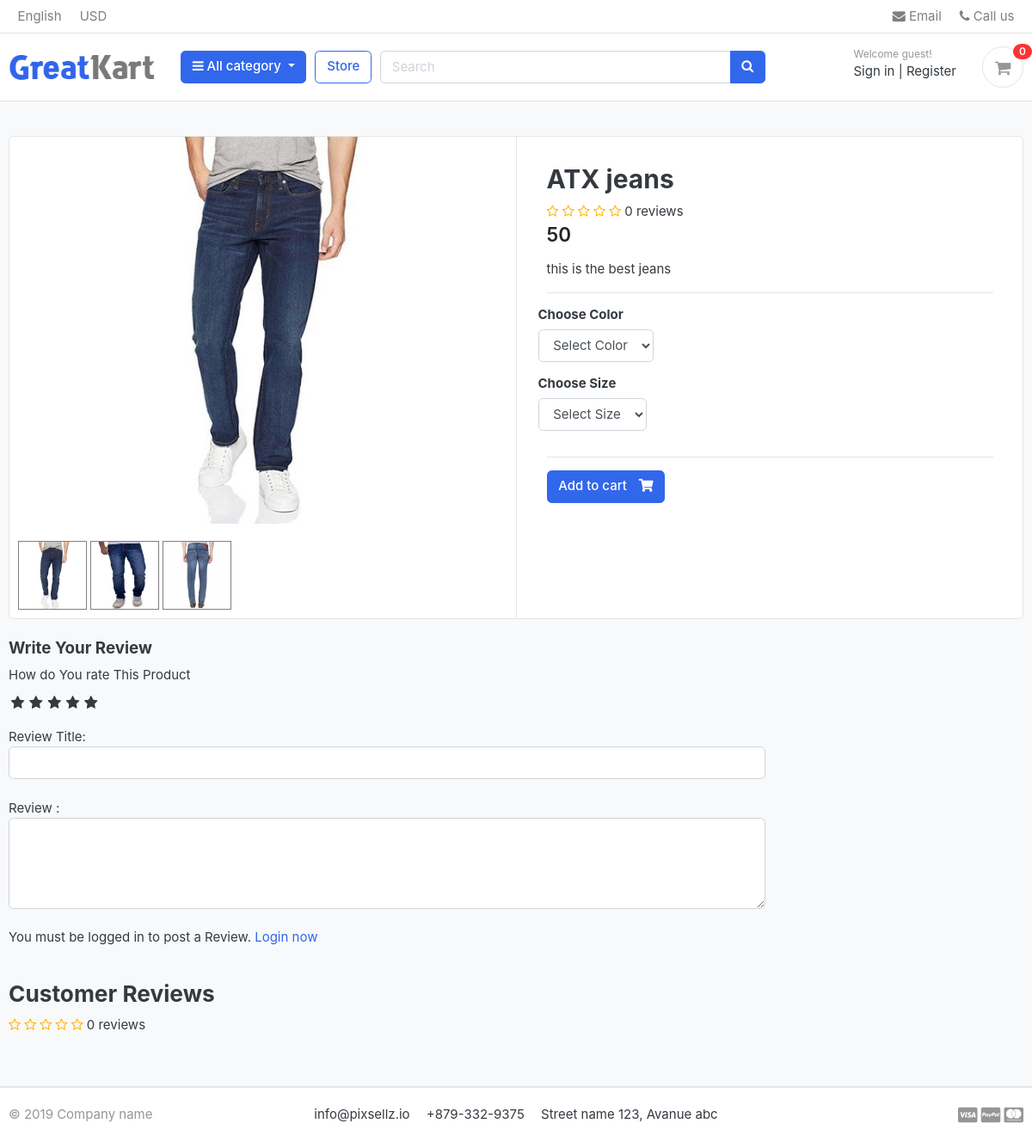
/store/category/jeans/atx-jeans/, run on the app's committed database.
### store/models.py (models this page shows, shortened)
class Product(models.Model):
    product_name = models.CharField(max_length=200,unique=True)
    slug = models.SlugField(max_length=200,unique=True)
    description = models.TextField(max_length=500,blank=True)
    price = models.IntegerField()
    images = models.ImageField(upload_to='photos/product')
    stock = models.IntegerField()
    is_available = models.BooleanField(default = True)
    category = models.ForeignKey(category,on_delete=models.CASCADE)
    created_date = models.DateTimeField(auto_now_add=True)
    modified_date = models.DateTimeField(auto_now = True)
    def averageReview(self):
        reviews = ReviewRating.objects.filter(product=self,status=True).aggregate(average=Avg('rating'))
        avg=0
        if reviews['average'] is not None:
            avg = float(reviews['average'])
        return avg
    def countReview(self):
        reviews = ReviewRating.objects.filter(product=self,status=True).aggregate(count=Count('id'))
        count=0
        if reviews['count'] is not None:
            count=int(reviews['count'])
        return count

class ProductGallery(models.Model):
    product = models.ForeignKey(Product,default = None , on_delete=models.CASCADE)
    image = models.ImageField(upload_to='store/products',max_length=255)
    class Meta:
        verbose_name = 'productgallery'
        verbose_name_plural = 'product gallery'

### store/views.py (the view)
# urls.py: path('category/<slug:category_slug>/<slug:product_slug>/',views.product_detail,name='product_detail'),
def product_detail(request,category_slug,product_slug):
    try:
        single_product = Product.objects.get(category__slug=category_slug,slug=product_slug)
        in_cart = CartItem.objects.filter(cart__cart_id = _cart_id(request),product=single_product).exists()
    except Exception as e:
        raise e
    if request.user.is_authenticated:
        try:
            orderproduct = OrderProduct.objects.filter(user=request.user,product_id=single_product.id).exists()
        except OrderProduct.DoesNotExist:
            orderproduct = None
    else:
        orderproduct = None
    reviews = ReviewRating.objects.filter(product_id=single_product.id,status=True)
    product_gallery = ProductGallery.objects.filter(product_id = single_product.id)
    context = {
        'single_product':single_product,
        'in_cart':in_cart,
        'orderproduct' : orderproduct,
        'reviews': reviews,
        'product_gallery': product_gallery,
    }
    return render(request,'store/product_detail.html',context)

### carts/context_processors.py (called while the page is built)
def counter(request):
    cart_count = 0
    if 'admin' in request.path:
        return {}
    else:
        try:
            cart = Cart.objects.filter(cart_id=_cart_id(request))
            if request.user.is_authenticated:
                cart_items = CartItem.objects.all().filter(user=request.user)
            else:
                cart_items = CartItem.objects.all().filter(cart=cart[:1])
            for i in cart_items:
                cart_count += i.quantity
        except Cart.DoesNotExist:
            cart_count = 0
    return dict(cart_count=cart_count)

### carts/views.py (called while the page is built)
def _cart_id(request):
    cart = request.session.session_key
    if not cart:
        cart = request.session.create()
    return cart

### category/context_processors.py (called while the page is built)
def menu_links(request):
    links = category.objects.all()
    return dict(links=links)

### category/models.py (called while the page is built)
    def get_url(self):
        return reverse('products_buy_category',args=[self.slug])

### store/models.py (called while the page is built)
    def colors(self):
        return super(VariationManager,self).filter(variation_category='color',is_active=True)

    def sizes(self):
        return super(VariationManager,self).filter(variation_category='size',is_active=True)

### templates/store/product_detail.html (shortened to what this page needs)
{% extends 'base.html' %}
{% load static %}
{% block content %}
<section class="section-content padding-y bg">
    <div class="container">
    <div class="card">
        <div class="row no-gutters">
            <aside class="col-md-6">
    <article class="gallery-wrap">
        <div class="img-big-wrap mainImage">
           <center><img src="{{single_product.images.url}}"></center>
        </div>
    </article>
    <ul class="thumb">
    <li>
        <a href="{{single_product.images.url}}" target="mainImage"><img src="{{single_product.images.url}}" alt="Product Image"></a>
        {% for i in product_gallery %}
        <a href="{{i.image.url}}" target="mainImage"><img src="{{i.image.url}}" alt="Product Image"></a>
        {% endfor %}
    </li>
    </ul>
            </aside>
            <main class="col-md-6 border-left">
    <form action ="{% url 'add_cart' single_product.id %}" method="POST">
        <article class="content-body">
        <h2 class="title">{{single_product.product_name}}</h2>
        <div class='rating-star'>
            <span>
                <i class="fa fa-star{% if single_product.averageReview < 0.5 %}-o{% elif single_product.averageReview >= 0.5 and single_product.averageReview < 1 %}-half-o {% endif %}" aria-hidden="true"></i>
                <i class="fa fa-star{% if single_product.averageReview < 1.5 %}-o{% elif single_product.averageReview >= 1.5 and single_product.averageReview < 2 %}-half-o {% endif %}" aria-hidden="true"></i>
                <i class="fa fa-star{% if single_product.averageReview < 2.5 %}-o{% elif single_product.averageReview >= 2.5 and single_product.averageReview < 3 %}-half-o {% endif %}" aria-hidden="true"></i>
                <i class="fa fa-star{% if single_product.averageReview < 3.5 %}-o{% elif single_product.averageReview >= 3.5 and single_product.averageReview < 4 %}-half-o {% endif %}" aria-hidden="true"></i>
                <i class="fa fa-star{% if single_product.averageReview < 4.5 %}-o{% elif single_product.averageReview >= 4.5 and single_product.averageReview < 5 %}-half-o {% endif %}" aria-hidden="true"></i>
            </span>
            <span>{{single_product.countReview}} reviews</span>
        </div>
        <div class="mb-3">
            <var class="price h4">{{single_product.price}}</var>
        </div>
        <p>{{single_product.description}}</p>
        <hr>
            <div class="row">
                <div class="item-option-select">
                    <h6>Choose Color</h6>
                    <select name="color" class="form-control">
                        <option value = "" disabled selected class="form-control">Select Color</option>
                    </select>
                </div>
            </div>
            <div class="row">
                <div class="item-option-select">
                    <h6>Choose Size</h6>
                    <select name="size" class="form-control">
                        <option value = "" disabled selected class="form-control">Select Size</option>
                    </select>
                </div>
            </div>
            <hr>
            {% if single_product.stock <= 0 %}
              <h5 class="text-danger">Out Of Stock</h5>
            {%else%}
                <button type = submit class="btn  btn-primary"> <span class="text">Add to cart</span> <i class="fas fa-shopping-cart"></i>  </button>
            {%endif%}
          </article>
        </form>
            </main>
        </div>
    </div>
    <br>
    <div class="row">
                <div class="col-md-9">
        <form action = "{% url 'submit_review' single_product.id %}" method ='POST'>
            <h5> Write Your Review </h5>
            <div>
                <label> How do You rate This Product </label>
                <br>
                <div class="rate">
                    <input type="radio" name= "rating" id ="rating10" value="5" required /><label for="rating10" title="5"></label>
                    <input type="radio" name= "rating" id ="rating8" value="4" required /><label for="rating8" title="4"></label>
                    <input type="radio" name= "rating" id ="rating6" value="3" required /><label for="rating6" title="3"></label>
                    <input type="radio" name= "rating" id ="rating4" value="2" required /><label for="rating4" title="2"></label>
                    <input type="radio" name= "rating" id ="rating2" value="1" required /><label for="rating2" title="1"></label>
                </div>
<br>
            Review Title:
            <input type = "text" class="form-control" name = "subject">
            <br>
            Review :
                <textarea name="review" rows="4" class="form-control"></textarea>
                <br>
                {% if user.is_authenticated %}
                    {% if orderproduct %}
                        <input type="submit" value="Submit Review" class="btn btn-primary">
                    {% else %}
                        <p>You must purchase this product to post a review.</p>
                    {% endif %}
                {% else %}
                <p> You must be logged in to post a Review. <span><a href = "{% url 'login' %}">Login now</a></span></p>
                {% endif %}
            </div>
        </form>
    <br>
    <header class ="section-heading">
        <h3>Customer Reviews </h3>
        <div class='rating-star'>
            <span>
                <i class="fa fa-star{% if single_product.averageReview < 0.5 %}-o{% elif single_product.averageReview >= 0.5 and single_product.averageReview < 1 %}-half-o {% endif %}" aria-hidden="true"></i>
                <i class="fa fa-star{% if single_product.averageReview < 1.5 %}-o{% elif single_product.averageReview >= 1.5 and single_product.averageReview < 2 %}-half-o {% endif %}" aria-hidden="true"></i>
                <i class="fa fa-star{% if single_product.averageReview < 2.5 %}-o{% elif single_product.averageReview >= 2.5 and single_product.averageReview < 3 %}-half-o {% endif %}" aria-hidden="true"></i>
                <i class="fa fa-star{% if single_product.averageReview < 3.5 %}-o{% elif single_product.averageReview >= 3.5 and single_product.averageReview < 4 %}-half-o {% endif %}" aria-hidden="true"></i>
                <i class="fa fa-star{% if single_product.averageReview < 4.5 %}-o{% elif single_product.averageReview >= 4.5 and single_product.averageReview < 5 %}-half-o {% endif %}" aria-hidden="true"></i>
                <span>{{single_product.countReview}} reviews</span>
            </span>
        </div>
    </header>
        </div>
    </div>
    </div>
    </section>
{%endblock%}

### static/css/ui.css (style rules this page uses)
html { font-family: "Inter", sans-serif; font-size: 15px; }
.content-body { flex: 1 1 auto; padding: 2rem 2.3rem; }
.padding-y { padding-top: 40px; padding-bottom: 40px; }
var { font-style: normal; }
article:after, .form-group:after { display: block; clear: both; content: ""; }
.bg { background-color: #f8f9fa; }
.section-heading { margin-bottom: 20px; margin-top: 15px; }
p:last-child { margin-bottom: 0; }
.btn .text + i { margin-left: 10px; }
.price { font-weight: 600; color: #212529; }
.gallery-wrap .img-big-wrap { margin-bottom: 10px; border-radius: 0.37rem; overflow: hidden; background-color: #fff; }
.gallery-wrap .img-big-wrap img { height: 450px; width: auto; display: inline-block; }
.item-option-select { margin-bottom: 1rem; display: inline-block; margin-right: 15px; }

### static/css/custom.css (style rules this page uses)
.rate { display : inline-block; border : 0; }
.rate > label { float:right; }
.rate > label:before { display:inline-block; font-size: 1.1rem; font-family: FontAwesome; content : "\f005"; margin: 0; padding:0.3rem .2rem; cursor : pointer; }
.rating-star i { color:#ffb503 !important; }
ul.thumb { margin:0 auto; padding :0; float: left; }
ul.thumb li { list-style:none; margin:10px; }
ul.thumb li img { width:80px; height:80px; border: 1px solid grey; }

### data on the page
Product: images (picture), product_name "ATX jeans", countReview "0", price "50", description "this is the best jeans"
ProductGallery: image (picture)
ProductGallery: image (picture)

### other printed values
{{ cart_count }} "0"
